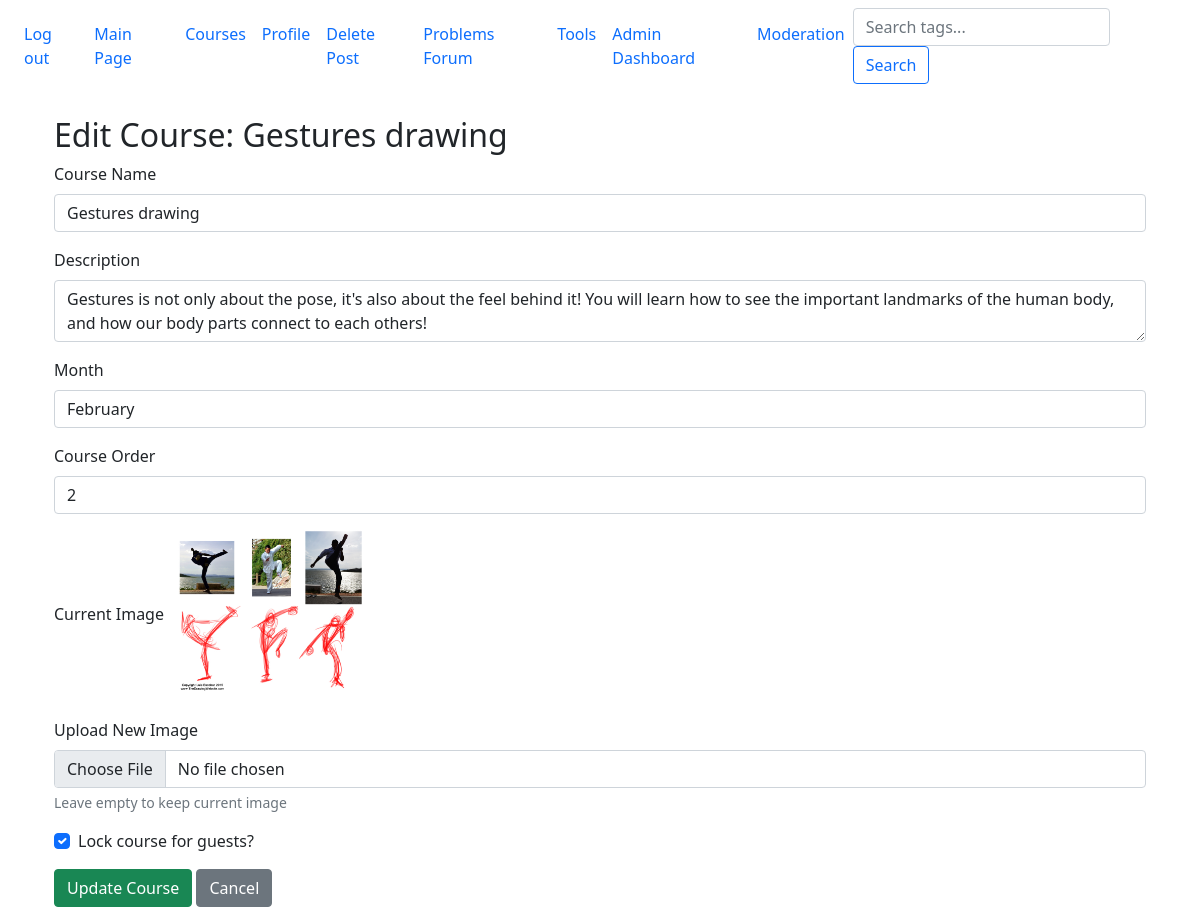
The page /admin/edit-course/2 (signed in) on the database its author committed.
### website/models.py (models this page shows)
class Course(db.Model):
    id = db.Column(db.Integer, primary_key=True)
    course_name = db.Column(db.String(100), unique=True)
    description = db.Column(db.Text)
    month = db.Column(db.String(20))  # e.g., 'January'
    is_locked = db.Column(db.Boolean, default=True)  # guest-lock
    image_url = db.Column(db.String(200))  # thumbnail for the course
    order = db.Column(db.Integer, unique=True)  # sort by month or course order

### website/admin.py (the view, shortened to what this page needs)
@admin.route('/edit-course/<int:course_id>', methods=['GET', 'POST'])
@login_required
@admin_required
def edit_course(course_id):
    course = Course.query.get_or_404(course_id)
    return render_template('admin/edit_course.html', user=current_user, course=course)

### website/__init__.py (called while the page is built)
def create_app():
    app = Flask(__name__)
    app.config['SECRET_KEY'] = 'touplis' #secret key for dev only
    app.config['SQLALCHEMY_DATABASE_URI'] = f'sqlite:///{DB_NAME}'
    db.init_app(app)
    migrate.init_app(app, db)
    from .views import views
    from .auth import auth
    from .admin import admin
    app.register_blueprint(views, url_prefix='/')
    app.register_blueprint(auth, url_prefix='/')
    app.register_blueprint(admin)
    from .models import User, Posts, Course
    login_manager = LoginManager()
    login_manager.login_view = 'auth.login'
    login_manager.init_app(app)
    @login_manager.user_loader
    def load_user(id):
        return User.query.get(int(id))
    @app.context_processor
    def inject_user():
        return dict(user=current_user)
    create_database(app)
    return app

### website/admin.py (called while the page is built)
def admin_required(f):
    @wraps(f)
    def decorated_function(*args, **kwargs):
        if not current_user.is_authenticated or not getattr(current_user, "is_admin", False):
            abort(403)
        return f(*args, **kwargs)
    return decorated_function

### website/templates/admin/edit_course.html (shortened to what this page needs)
{% extends "base.html" %}
{% block content %}
<div class="container mt-4">
    <h2>Edit Course: {{ course.course_name }}</h2>
    <form method="POST">
        <div class="form-group">
            <label>Course Name</label>
            <input type="text" name="course_name" class="form-control" value="{{ course.course_name }}" required>
        </div>
        <div class="form-group">
            <label>Description</label>
            <textarea name="description" class="form-control" required>{{ course.description }}</textarea>
        </div>
        <div class="form-group">
            <label>Month</label>
            <input type="text" name="month" class="form-control" value="{{ course.month }}" required>
        </div>
        <div class="form-group">
            <label>Course Order</label>
            <input type="number" name="order" class="form-control" value="{{ course.order }}" required>
        </div>
        <div class="form-group">
            <label>Current Image</label>
            {% if course.image_url %}
            <img src="{{ course.image_url }}" style="max-width: 200px; margin-bottom: 10px;">
            {% else %}
            <p>No image uploaded</p>
            {% endif %}
        </div>
        <div class="form-group">
            <label>Upload New Image</label>
            <input type="file" class="form-control" name="image_file" accept="image/*">
            <small class="form-text text-muted">Leave empty to keep current image</small>
        </div>
        <div class="form-check mb-3">
            <input class="form-check-input" type="checkbox" name="is_locked" id="is_locked" {% if course.is_locked %}checked{% endif %}>
            <label class="form-check-label" for="is_locked">
                Lock course for guests?
            </label>
        </div>
        <button type="submit" class="btn btn-success">Update Course</button>
        <a href="{{ url_for('admin.dashboard') }}" class="btn btn-secondary">Cancel</a>
    </form>
</div>
{% endblock %}

### rows shown on the page
Course: course_name "Gestures drawing", description "Gestures is not only about the pose, it's also about the feel behind it! You will learn how to see the important landmarks of the human body, and how our body parts connect to each others!", month "February", order "2", image_url (picture), is_locked "☑"
